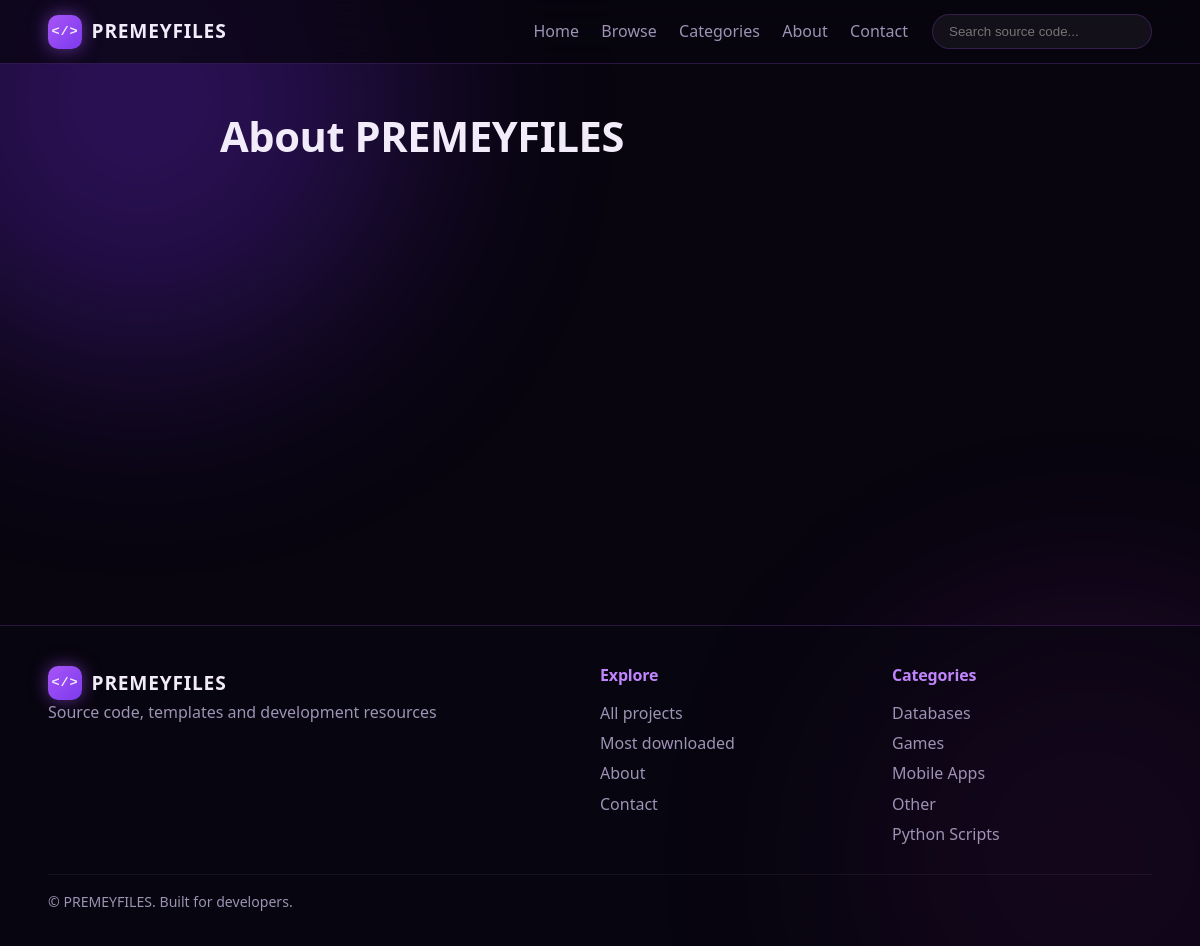
/about, run on the app's committed database.
### tables this page shows
CREATE TABLE settings (
    key   TEXT PRIMARY KEY,
    value TEXT NOT NULL DEFAULT ''
);

CREATE TABLE categories (
    id          INTEGER PRIMARY KEY AUTOINCREMENT,
    name        TEXT NOT NULL UNIQUE,
    description TEXT NOT NULL DEFAULT ''
);

### website/app.py (the view)
@app.route("/about")
def about():
    return render_template("about.html")

### website/app.py (called while the page is built)
@app.context_processor
def inject_globals():
    settings = db.get_settings()
    return {
        "site": settings,
        "nav_categories": db.query("SELECT id, name FROM categories ORDER BY name"),
        "format_size": utils.format_size,
        "format_date": utils.format_date,
    }

@app.after_request
def security_headers(response):
    response.headers.setdefault("X-Content-Type-Options", "nosniff")
    response.headers.setdefault("X-Frame-Options", "DENY")
    response.headers.setdefault("Referrer-Policy", "same-origin")
    response.headers.setdefault(
        "Content-Security-Policy",
        "default-src 'self'; img-src 'self' data:; style-src 'self'; script-src 'self'; "
        "object-src 'none'; base-uri 'self'; form-action 'self'; frame-ancestors 'none'",
    )
    if request.path.startswith("/api/"):
        response.headers["Cache-Control"] = "no-store"
    return response

### website/database.py (called while the page is built)
def _connect():
    conn = sqlite3.connect(str(config.DATABASE_PATH), timeout=15)
    conn.row_factory = sqlite3.Row
    conn.execute("PRAGMA foreign_keys = ON")
    return conn

def get_db():
    if "db" not in g:
        g.db = _connect()
    return g.db

def query(sql, args=(), one=False):
    cur = get_db().execute(sql, args)
    rows = cur.fetchall()
    cur.close()
    if one:
        return rows[0] if rows else None
    return rows

def get_settings():
    return {row["key"]: row["value"] for row in query("SELECT key, value FROM settings")}

### website/templates/about.html (shortened to what this page needs)
{% extends "base.html" %}
{% block content %}
<section class="section page-top">
  <div class="container narrow">
    <h1 class="page-title">About {{ site.site_name }}</h1>
  </div>
</section>
{% endblock %}

### website/templates/base.html (shortened to what this page needs)
<!DOCTYPE html>
<html lang="en">
<head>
  <link rel="stylesheet" href="{{ url_for('static', filename='css/style.css') }}">
</head>
<body>
  <div class="bg-glow bg-glow-1"></div>
  <div class="bg-glow bg-glow-2"></div>
  <header class="site-header">
    <div class="container nav">
      <a class="logo" href="{{ url_for('home') }}"><span class="logo-mark">&lt;/&gt;</span>{{ site.site_name }}</a>
      <nav class="nav-links" id="navLinks">
        <a href="{{ url_for('home') }}">Home</a>
        <a href="{{ url_for('projects') }}">Browse</a>
        <a href="{{ url_for('home') }}#categories">Categories</a>
        <a href="{{ url_for('about') }}">About</a>
        <a href="{{ url_for('contact') }}">Contact</a>
      </nav>
      <form class="nav-search" action="{{ url_for('projects') }}" method="get" role="search">
        <input type="search" name="q" id="liveSearch" placeholder="Search source code..."
               autocomplete="off" maxlength="100" aria-label="Search">
      </form>
    </div>
  </header>
  <main>
    {% block content %}{% endblock %}
  </main>
  <footer class="site-footer">
    <div class="container footer-grid">
      <div>
        <a class="logo" href="{{ url_for('home') }}"><span class="logo-mark">&lt;/&gt;</span>{{ site.site_name }}</a>
        <p class="muted">{{ site.tagline }}</p>
      </div>
      <div>
        <h4>Explore</h4>
        <a href="{{ url_for('projects') }}">All projects</a>
        <a href="{{ url_for('projects', sort='popular') }}">Most downloaded</a>
        <a href="{{ url_for('about') }}">About</a>
        <a href="{{ url_for('contact') }}">Contact</a>
      </div>
      <div>
        <h4>Categories</h4>
        {% for c in nav_categories[:5] %}
          <a href="{{ url_for('projects', category=c.id) }}">{{ c.name }}</a>
        {% endfor %}
      </div>
    </div>
    <div class="container footer-bottom">
      <span>&copy; {{ site.site_name }}. {{ site.footer_text }}</span>
    </div>
  </footer>
</body>
</html>

### website/static/css/style.css (style rules this page uses)
:root { --bg: #08050f; --bg-2: #0f0a1c; --purple: #a855f7; --purple-dark: #7c3aed; --purple-soft: #c084fc; --text: #f1ebfa; --muted: #9d93b4; --glass: rgba(255, 255, 255, 0.05); --glass-border: rgba(168, 85, 247, 0.22); --radius: 18px; --shadow: 0 10px 40px rgba(0, 0, 0, 0.45); --font: "Segoe UI", system-ui, -apple-system, Roboto, "Helvetica Neue", Arial, sans-serif; }
* { box-sizing: border-box; margin: 0; padding: 0; }
html { scroll-behavior: smooth; }
body { font-family: var(--font); background: var(--bg); color: var(--text); line-height: 1.6; min-height: 100vh; display: flex; flex-direction: column; overflow-x: hidden; }
main { flex: 1; }
a { color: inherit; text-decoration: none; }
h1, h2, h3, h4 { line-height: 1.2; letter-spacing: -0.01em; }
.container { width: min(1180px, 92%); margin: 0 auto; }
.narrow { width: min(760px, 92%); }
.muted { color: var(--muted); }
.bg-glow { position: fixed; border-radius: 50%; filter: blur(110px); opacity: .35; z-index: -1; pointer-events: none; }
.bg-glow-1 { width: 520px; height: 520px; background: #6d28d9; top: -160px; left: -120px; }
.bg-glow-2 { width: 460px; height: 460px; background: #a21caf; bottom: -140px; right: -120px; opacity: .22; }
.site-header { position: sticky; top: 0; z-index: 50; background: rgba(8, 5, 15, 0.72); backdrop-filter: blur(16px); -webkit-backdrop-filter: blur(16px); border-bottom: 1px solid var(--glass-border); }
.nav { display: flex; align-items: center; gap: 1.5rem; padding: 0.9rem 0; }
.logo { display: inline-flex; align-items: center; gap: .6rem; font-weight: 800; font-size: 1.2rem; letter-spacing: .04em; }
.logo-mark { display: inline-grid; place-items: center; width: 34px; height: 34px; border-radius: 10px; background: linear-gradient(135deg, var(--purple), var(--purple-dark)); font-family: Consolas, monospace; font-size: .85rem; box-shadow: 0 0 18px rgba(168, 85, 247, .55); }
.nav-links { display: flex; gap: 1.4rem; margin-left: auto; }
.nav-links a { color: var(--muted); font-weight: 500; position: relative; transition: color .2s; }
.nav-links a::after { content: ""; position: absolute; left: 0; bottom: -4px; height: 2px; width: 0; background: var(--purple); transition: width .25s; }
.nav-search { position: relative; }
.nav-search input { width: 220px; padding: .55rem 1rem; border-radius: 999px; color: var(--text); background: var(--glass); border: 1px solid var(--glass-border); outline: none; transition: all .25s; }
.section { padding: 2.5rem 0; }
.page-top { padding-top: 3rem; }
.page-title { font-size: clamp(1.8rem, 4vw, 2.6rem); margin-bottom: .4rem; }
.site-footer { margin-top: 4rem; border-top: 1px solid var(--glass-border); background: rgba(8, 5, 15, .6); }
.footer-grid { display: grid; grid-template-columns: 2fr 1fr 1fr; gap: 2rem; padding: 2.5rem 0 1.5rem; }
.footer-grid h4 { margin-bottom: .8rem; color: var(--purple-soft); }
.footer-grid a:not(.logo) { display: block; color: var(--muted); padding: .15rem 0; transition: color .2s, transform .2s; }
.footer-bottom { padding: 1rem 0 2rem; color: var(--muted); font-size: .88rem; border-top: 1px solid rgba(255, 255, 255, .06); }

### data on the page
settings: site_name "PREMEYFILES"
settings: tagline "Source code, templates and development resources"
categories: name "Databases"
categories: name "Games"
categories: name "Mobile Apps"
categories: name "Other"
categories: name "Python Scripts"
settings: footer_text "Built for developers."
